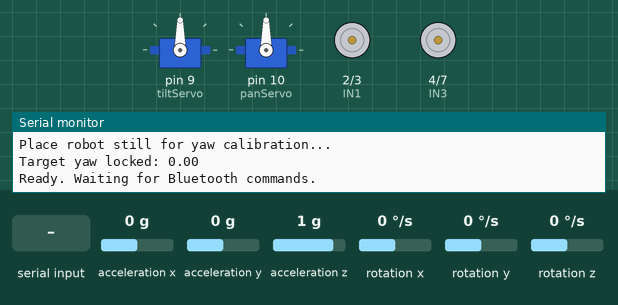
Bench run of a sketch on a simulated Arduino Uno, built with avr-gcc and run on an emulated ATmega328P. Parts: 2 × servo, motor-driver pin pairs drawn as motors (green arrow = first pin HIGH = forward, orange = second pin HIGH = backward, longer = more drive, scaled by the enable pin), the last lines printed to the serial monitor. Inputs (shaded band) come from the test bench; at power-on: acceleration x 0 g, acceleration y 0 g, acceleration z 1 g, rotation x 0 °/s, rotation y 0 °/s, rotation z 0 °/s.

Above: at 6.3 s.
6.4 s: "SU\n" received over the second serial link
At 7.4 s:
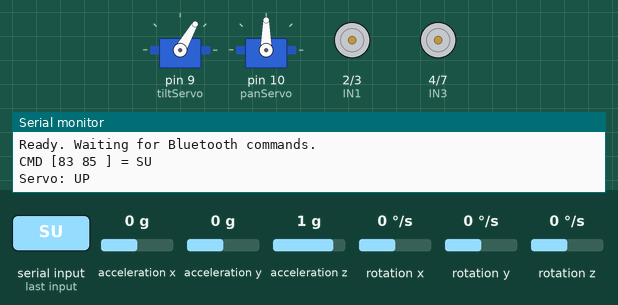
7.9 s: "SD\n" received over the second serial link
At 8.5 s:
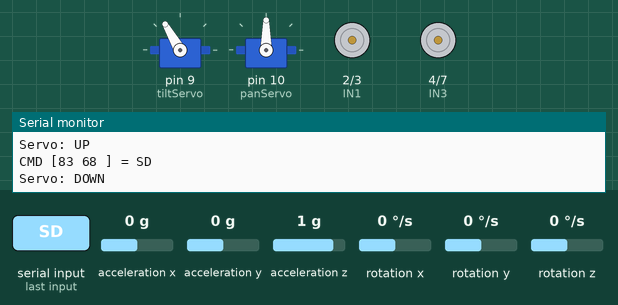
9.4 s: "SL\n" received over the second serial link
At 9.7 s:
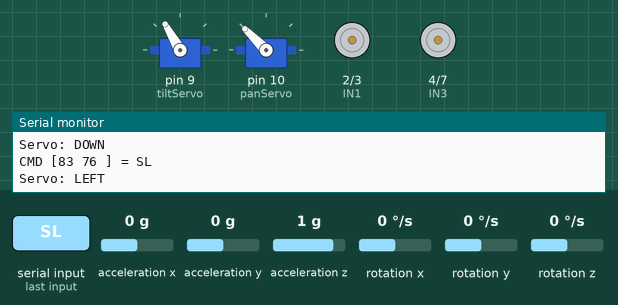
10.9 s: "SR\n" received over the second serial link
At 12.0 s:
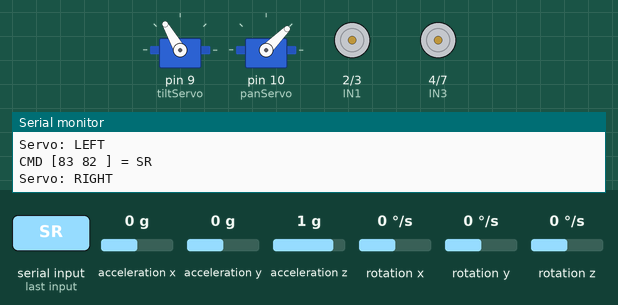
12.4 s: "F\n" received over the second serial link
At 13.0 s:
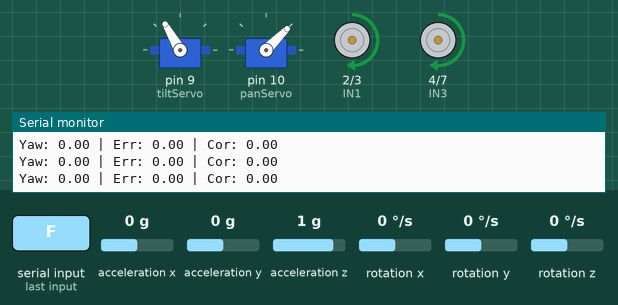
14.7 s: "B\n" received over the second serial link
At 15.0 s:
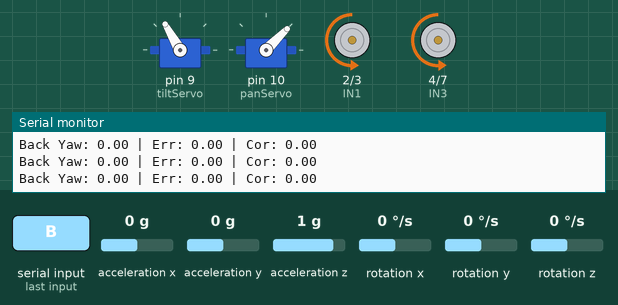
Timing chart, 0 to 17.7 s (numbered marks = the images above; inputs shaded):
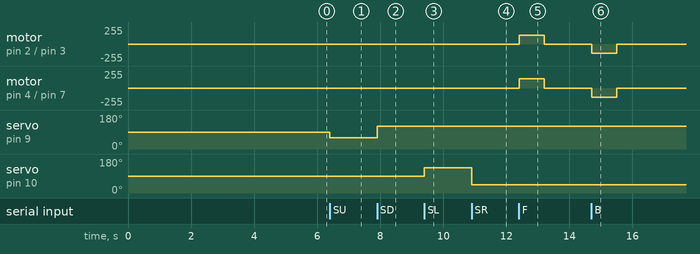

Measured:
- after the input at 6.4 s, servo on pin 9 (tiltServo): 90° → 60° at once
- after the input at 7.9 s, servo on pin 9 (tiltServo): 60° → 120° at once
- after the input at 9.4 s, servo on pin 10 (panServo): 90° → 135° at once
- after the input at 10.9 s, servo on pin 10 (panServo): 135° → 45° at once
- after the input at 12.4 s, motor on pin 2 (IN1) / pin 3 (IN2): stopped → forward 132/255 at once, → stopped 0.80 s later; motor on pin 4 (IN3) / pin 7 (IN4): stopped → forward 140/255 at once, → stopped 0.80 s later
- after the input at 14.7 s, motor on pin 2 (IN1) / pin 3 (IN2): stopped → backward 135/255 at once, → stopped 0.80 s later; motor on pin 4 (IN3) / pin 7 (IN4): stopped → backward 140/255 at once, → stopped 0.80 s later

The sketch:

CmdReceiver_ArduinoUno.ino
```cpp
/*
  ============================================================
  ARDUINO UNO — Robot Receiver
  ============================================================
  Bluetooth : HC-05 SLAVE on SoftwareSerial
                pin 11 = RX (connect to HC-05 TX)
                pin 12 = TX (connect to HC-05 RX via voltage divider)
  Motors    : L298N — ENA=5, IN1=2, IN2=3, ENB=6, IN3=4, IN4=7
  Servos    : Tilt up/down = pin 9 | Pan left/right = pin 10
  IMU       : MPU6050 on I2C (SDA=A4, SCL=A5)

  Commands received from Nano:
    "F"  → move forward  (MOVE_DURATION ms, yaw-corrected)
    "B"  → move backward (MOVE_DURATION ms, yaw-corrected)
    "L"  → snap turn left  90° using MPU6050
    "R"  → snap turn right 90° using MPU6050
    "SU" → tilt servo UP
    "SD" → tilt servo DOWN
    "SL" → pan servo LEFT
    "SR" → pan servo RIGHT
    "X"  → stop motors + center servos

  WIRING NOTE — voltage divider on HC-05 RX line:
    Uno pin 12 → 1kΩ → HC-05 RX pin
                        2kΩ → GND
    (brings 5V down to ~3.3V to protect HC-05)
  ============================================================
*/

#include <Wire.h>
#include <MPU6050_light.h>
#include <Servo.h>
#include <SoftwareSerial.h>

// ──────────────────────────────────────────
//  TEST MODE
//  Set to 1 to test via Serial Monitor (no Bluetooth needed)
//  Set to 0 for real Bluetooth operation
// ──────────────────────────────────────────
#define TEST_MODE 0

// ──────────────────────────────────────────
//  Bluetooth
// ──────────────────────────────────────────
SoftwareSerial BT(11, 12);  // RX=11, TX=12

// ──────────────────────────────────────────
//  MPU6050
// ──────────────────────────────────────────
MPU6050 mpu(Wire);

// ──────────────────────────────────────────
//  Motor pins  (exactly as your original)
// ──────────────────────────────────────────
#define ENA 5
#define IN1 2
#define IN2 3
#define ENB 6
#define IN3 4
#define IN4 7

// ──────────────────────────────────────────
//  Servos
// ──────────────────────────────────────────
Servo tiltServo;  // up/down  on pin 9
Servo panServo;   // left/right on pin 10

const int TILT_UP     = 60;
const int TILT_DOWN   = 120;
const int TILT_CENTER = 90;
const int PAN_LEFT    = 135;
const int PAN_RIGHT   = 45;
const int PAN_CENTER  = 90;

// ──────────────────────────────────────────
//  Speed — your tuned values, kept exactly
// ──────────────────────────────────────────
int baseA      = 132;   // RIGHT motor (ENA)
int baseB      = 140;   // LEFT  motor (ENB)
int baseA_back = 135;
int baseB_back = 140;

// How long F and B commands run before stopping
const unsigned long MOVE_DURATION = 800;  // ms — tune as needed

// ──────────────────────────────────────────
//  PID / yaw — your tuned values, kept exactly
// ──────────────────────────────────────────
float Kp      = 0.42;
float Kp_back = 0.50;

float targetYaw        = 0;
float filteredYaw      = 0;
float filteredYaw_back = 0;

// Snap turn parameters
const float TURN_ANGLE    = 90.0;  // degrees per L/R gesture
const float TURN_SPEED    = 120.0; // max PWM during snap turn (reduced)
const float TURN_DEADBAND = 3.0;   // stop when within this many degrees
const float TURN_MIN_PWM  = 60.0;  // minimum PWM (lower = less overshoot)

// ──────────────────────────────────────────
//  Angle wrap  (your original function)
// ──────────────────────────────────────────
float wrapAngle(float angle) {
  while (angle >  180) angle -= 360;
  while (angle < -180) angle += 360;
  return angle;
}

// ──────────────────────────────────────────
//  setMotors  (your original — untouched)
// ──────────────────────────────────────────
void setMotors(int right, int left) {
  if (right > 0) {
    digitalWrite(IN1, HIGH);
    digitalWrite(IN2, LOW);
  } else if (right < 0) {
    digitalWrite(IN1, LOW);
    digitalWrite(IN2, HIGH);
    right = -right;
  } else {
    digitalWrite(IN1, LOW);
    digitalWrite(IN2, LOW);
  }

  if (left > 0) {
    digitalWrite(IN3, HIGH);
    digitalWrite(IN4, LOW);
  } else if (left < 0) {
    digitalWrite(IN3, LOW);
    digitalWrite(IN4, HIGH);
    left = -left;
  } else {
    digitalWrite(IN3, LOW);
    digitalWrite(IN4, LOW);
  }

  analogWrite(ENA, constrain(left,  0, 255));
  analogWrite(ENB, constrain(right, 0, 255));
}

void stopMotors() {
  setMotors(0, 0);
}

// ──────────────────────────────────────────
//  GoForwardP  (your logic + fixed-duration
//               internal loop added)
// ──────────────────────────────────────────
void GoForwardP() {
  Serial.println(">> FORWARD");
  unsigned long start = millis();

  while (millis() - start < MOVE_DURATION) {
    mpu.update();
    float currentYaw = mpu.getAngleZ();

    filteredYaw = 0.9 * filteredYaw + 0.1 * currentYaw;

    float error      = wrapAngle(targetYaw - filteredYaw);
    float correction = constrain(Kp * error, -30, 30);

    int leftSpeed  = baseA + correction;
    int rightSpeed = baseB - correction;

    setMotors(rightSpeed, leftSpeed);

    Serial.print("Yaw: ");    Serial.print(filteredYaw);
    Serial.print(" | Err: "); Serial.print(error);
    Serial.print(" | Cor: "); Serial.println(correction);

    delay(10);
  }

  stopMotors();
}

// ──────────────────────────────────────────
//  GoBackwardP  (your logic + fixed-duration
//                internal loop added)
// ──────────────────────────────────────────
void GoBackwardP() {
  Serial.println(">> BACKWARD");
  unsigned long start = millis();

  while (millis() - start < MOVE_DURATION) {
    mpu.update();
    float currentYaw = mpu.getAngleZ();

    filteredYaw_back = 0.9 * filteredYaw_back + 0.1 * currentYaw;

    float error      = wrapAngle(targetYaw - filteredYaw_back);
    float correction = constrain(Kp_back * error, -30, 30);

    int leftSpeed  = -baseA_back + (int)correction;
    int rightSpeed = -baseB_back - (int)correction;

    setMotors(rightSpeed, leftSpeed);

    Serial.print("Back Yaw: "); Serial.print(filteredYaw_back);
    Serial.print(" | Err: ");   Serial.print(error);
    Serial.print(" | Cor: ");   Serial.println(correction);

    delay(10);
  }

  stopMotors();
}

// ──────────────────────────────────────────
//  Snap turn using MPU6050
//  direction: +1 = right, -1 = left
//  Rotates exactly TURN_ANGLE degrees then
//  locks the new heading as targetYaw so that
//  GoForwardP/GoBackwardP stay straight on the
//  new direction automatically
// ──────────────────────────────────────────
void snapTurn(int direction) {
  Serial.println(direction > 0 ? ">> TURN RIGHT" : ">> TURN LEFT");

  mpu.update();
  float goalYaw = wrapAngle(mpu.getAngleZ() + direction * TURN_ANGLE);

  unsigned long timeout = millis() + 3000;  // 3s safety cutoff

  while (millis() < timeout) {
    mpu.update();
    float currentYaw = mpu.getAngleZ();
    float error      = wrapAngle(goalYaw - currentYaw);

    Serial.print("TurnErr="); Serial.println(error, 1);

    if (abs(error) <= TURN_DEADBAND) break;

    // Scale PWM with error — slows as it approaches target
    float turnPWM = constrain(abs(error) * 2.0, TURN_MIN_PWM, TURN_SPEED);

    if (error > 0) {
      setMotors(-turnPWM,  turnPWM);  // turn right
    } else {
      setMotors( turnPWM, -turnPWM);  // turn left
    }
    delay(10);
  }

  stopMotors();
  delay(100);  // brief settle before reading final yaw

  // Update target so F/B now lock onto new heading
  mpu.update();
  targetYaw        = mpu.getAngleZ();
  filteredYaw      = targetYaw;
  filteredYaw_back = targetYaw;

  Serial.print("Heading locked: "); Serial.println(targetYaw, 1);
}

// ──────────────────────────────────────────
//  Servo functions  (your originals, kept exactly)
// ──────────────────────────────────────────
void servoup()    { tiltServo.write(TILT_UP);    Serial.println("Servo: UP");    }
void servodown()  { tiltServo.write(TILT_DOWN);  Serial.println("Servo: DOWN");  }
void servoleft()  { panServo.write(PAN_LEFT);    Serial.println("Servo: LEFT");  }
void servoright() { panServo.write(PAN_RIGHT);   Serial.println("Servo: RIGHT"); }
void servocenter(){ tiltServo.write(TILT_CENTER);
                    panServo.write(PAN_CENTER); }

// ──────────────────────────────────────────
//  Command dispatcher
// ──────────────────────────────────────────
void handleCommand(String cmd) {
  // Strip ALL whitespace and control characters aggressively
  cmd.trim();
  cmd.replace("\r", "");
  cmd.replace("\n", "");
  cmd.replace(" ", "");
  if (cmd.length() == 0) return;

  // Print raw bytes for debugging so we can see hidden characters
  Serial.print("CMD [");
  for (int i = 0; i < cmd.length(); i++) {
    Serial.print((int)cmd[i]);
    Serial.print(" ");
  }
  Serial.print("] = ");
  Serial.println(cmd);

  // Use startsWith instead of == for robustness against trailing chars
  if      (cmd.startsWith("SU")) servoup();
  else if (cmd.startsWith("SD")) servodown();
  else if (cmd.startsWith("SL")) servoleft();
  else if (cmd.startsWith("SR")) servoright();
  else if (cmd.startsWith("F"))  GoForwardP();
  else if (cmd.startsWith("B"))  GoBackwardP();
  else if (cmd.startsWith("L"))  snapTurn(-1);
  else if (cmd.startsWith("R"))  snapTurn(+1);
  else if (cmd.startsWith("X"))  { stopMotors(); servocenter(); }
  else {
    Serial.print("Unknown cmd: "); Serial.println(cmd);
  }
}

// ──────────────────────────────────────────
//  Setup
// ──────────────────────────────────────────
void setup() {
  Serial.begin(115200);
  BT.begin(9600);
  Wire.begin();

  // Motor pins
  pinMode(ENA, OUTPUT); pinMode(ENB, OUTPUT);
  pinMode(IN1, OUTPUT); pinMode(IN2, OUTPUT);
  pinMode(IN3, OUTPUT); pinMode(IN4, OUTPUT);
  stopMotors();

  // Servos
  tiltServo.attach(9);
  panServo.attach(10);
  servocenter();

  // MPU6050
  mpu.begin();
  Serial.println("Calibrating MPU6050... do not move robot.");
  mpu.calcOffsets(true, true);

  Serial.println("Place robot still for yaw calibration...");
  delay(3000);

  float sum = 0;
  for (int i = 0; i < 100; i++) {
    mpu.update();
    sum += mpu.getAngleZ();
    delay(10);
  }
  targetYaw        = sum / 100.0;
  filteredYaw      = targetYaw;
  filteredYaw_back = targetYaw;

  Serial.print("Target yaw locked: "); Serial.println(targetYaw);
  Serial.println("Ready. Waiting for Bluetooth commands.");
}

// ──────────────────────────────────────────
//  Loop
// ──────────────────────────────────────────
void loop() {
#if TEST_MODE
  // TEST MODE: read commands from Serial Monitor
  // Type F, B, L, R, SU, SD, SL, SR, X and press Enter
  if (Serial.available()) {
    String cmd = Serial.readStringUntil('\n');
    handleCommand(cmd);
  }
#else
  // NORMAL MODE: read commands from Bluetooth
  if (BT.available()) {
    String cmd = BT.readStringUntil('\n');
    handleCommand(cmd);
  }
#endif
}
```
